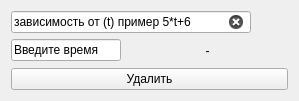
<?xml version="1.0" encoding="UTF-8"?>
<ui version="4.0">
 <class>AIntervalShower</class>
 <widget class="QWidget" name="AIntervalShower">
  <property name="geometry">
   <rect>
    <x>0</x>
    <y>0</y>
    <width>299</width>
    <height>101</height>
   </rect>
  </property>
  <property name="minimumSize">
   <size>
    <width>0</width>
    <height>0</height>
   </size>
  </property>
  <property name="maximumSize">
   <size>
    <width>400</width>
    <height>16777215</height>
   </size>
  </property>
  <property name="windowTitle">
   <string>Form</string>
  </property>
  <layout class="QVBoxLayout" name="verticalLayout">
   <item>
    <widget class="QLineEdit" name="formulaEdit">
     <property name="sizePolicy">
      <sizepolicy hsizetype="Expanding" vsizetype="Fixed">
       <horstretch>0</horstretch>
       <verstretch>0</verstretch>
      </sizepolicy>
     </property>
     <property name="minimumSize">
      <size>
       <width>100</width>
       <height>0</height>
      </size>
     </property>
     <property name="maximumSize">
      <size>
       <width>240</width>
       <height>16777215</height>
      </size>
     </property>
     <property name="text">
      <string>зависимость от (t) пример 5*t+6</string>
     </property>
     <property name="dragEnabled">
      <bool>true</bool>
     </property>
     <property name="clearButtonEnabled">
      <bool>true</bool>
     </property>
    </widget>
   </item>
   <item>
    <layout class="QHBoxLayout" name="horizontalLayout">
     <item>
      <widget class="QLineEdit" name="timeEdit">
       <property name="sizePolicy">
        <sizepolicy hsizetype="Preferred" vsizetype="Fixed">
         <horstretch>0</horstretch>
         <verstretch>0</verstretch>
        </sizepolicy>
       </property>
       <property name="minimumSize">
        <size>
         <width>50</width>
         <height>0</height>
        </size>
       </property>
       <property name="maximumSize">
        <size>
         <width>110</width>
         <height>16777215</height>
        </size>
       </property>
       <property name="text">
        <string>Введите время</string>
       </property>
      </widget>
     </item>
     <item>
      <widget class="QLabel" name="intervalLabel">
       <property name="text">
        <string>-</string>
       </property>
       <property name="alignment">
        <set>Qt::AlignCenter</set>
       </property>
      </widget>
     </item>
    </layout>
   </item>
   <item>
    <widget class="QPushButton" name="delButton">
     <property name="toolTip">
      <string/>
     </property>
     <property name="text">
      <string>Удалить</string>
     </property>
    </widget>
   </item>
  </layout>
 </widget>
 <resources/>
 <connections/>
</ui>
